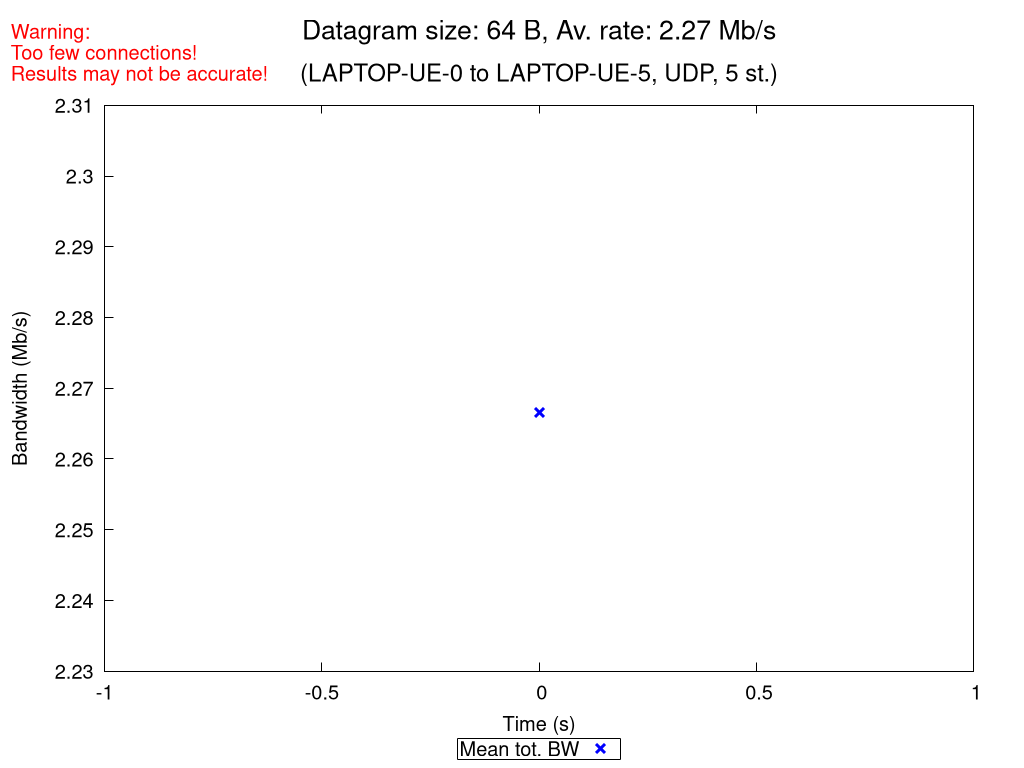

Generate this figure with gnuplot:
set terminal pngcairo nocrop enhanced size 1024,768 font "Verdana,15"
set output "UDP_5_st_2020_10_12_12-56-35_one2two_00064B.png"

set title "{/=20 Datagram size: 64 B, Av. rate: 2.27 Mb/s}\n\n{/=18 (LAPTOP-UE-0 to LAPTOP-UE-5, UDP, 5 st.)}"
set label "Warning:\nToo few connections!\nResults may not be accurate!" at screen 0.01, screen 0.96 tc rgb "red"

set xlabel "Time (s)"
set ylabel "Bandwidth (Mb/s)"
set ytics nomirror
set key bmargin center horizontal box samplen 1 width -1
set bmargin 4.6
set rmargin 4.5

rf = 1000000.0  # rate factor
set style fill transparent solid 0.2 noborder
set autoscale xfix
plot "UDP_5_st_2020_10_12_12-56-35_one2two_00064B_iperf_processed.dat" using 1:($2/rf-$3/rf):($2/rf+$3/rf) with filledcurves lc rgb "blue" notitle, \
     "" using 1:($2/rf) with points pt 2 ps 1.5 lw 3 lc rgb "blue" title "Mean tot. BW", \
